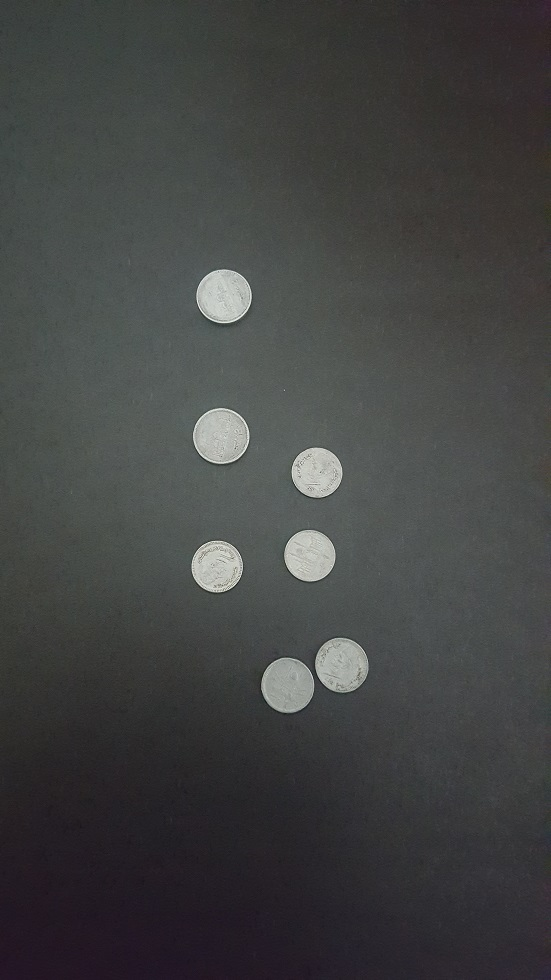
#> input picture Week 7 (GUI,segmentation,Hough Transform)/Media/M4/ncoin1.jpg, 551 x 980 px, found by its file name
$ jupyter execute '7.06 Watershed Algorithm.ipynb'   (older library calls are emulated)
#> lines starting #> are read from the running program, lines starting #| are printed output that depends on the picture; after the words box and inside, x2 and y2 are one past the last pixel; in counts of white or black regions, pixels touching at a corner belong together
#  <center> <font style="color:rgb(100,109,254)"> Watershed Algorithm </font> </center>

## <font style="color:rgb(134,19,348)">What is Watershed Algorithm: </font>

Watershed is a popular classic Image Segmentation Algorithm. You are already familiar with some segmentation techniques from basic image thresholding to Histogram back-projection, Grabcut, Color Segmentation, etc. Now all these approaches are fine and effective but with watershed you can even segment objects which are touching each other or overlapping.

##  <font style="color:rgb(134,19,348)"> How Watershed Algorithm Works: </font>

I'll give you a simple intuition of how watershed works, discussing it in detail is outside the scope of this notebook. Lets first recap what image segmentation is: In Image segmentation algorithms, the aim is to decide for each pixel where do they belong, meaning we have to distinguish between background and foreground pixels and even between individual object pixels.

Here's how the classic Watershed approach works:

We take a grayscale image, consider it as a topographic surface where the high intensity denotes peaks and hills and low intensity denotes valleys, Now you start flooding water (Filling these with marked labels to isolate them from others) from these peaks onto the valleys (local minimal for each object). Now before I elaborate on this, I would mention this approach gives over segmented results due to noise and irregularities in image. So instead We use **Marker Based Watershed Algorithm**,

##  <font style="color:rgb(134,19,348)"> Marker Based Watershed Algorithm </font>
Here we start with user defined markers, these markers are starting points of segmentation for watershed for each object in image. The markers are either defined manually via point-and-clicks or either automatically determined using heuristics such as thresholding and morphological operations etc.
*e.g. The coins on a clean paper can be easily segmented and their centers can be used as markers)*

Now taking the same coin example, as discussed previously when we have placed markers, they start flooding, (i.e. labeling outer areas) these are called valleys. This may continue to happen until the valleys of different markers reaches each other's peak.

### [Still confused, Here's another explanation on watershed with Animations](http://www.cmm.mines-paristech.fr/~beucher/wtshed.html#princip)

Now there is an implementation of watershed in Opencv but we will be using the watershed implementation in scikit-image as I feel its more intuitive, we will also be using `scipy` library so you can install these if you don't already have them.

```pip install scikit-image```

```pip install scipy```

## <font style="color:rgb(134,19,348)"> Watershed Implementation </font>

[cell 1]
import cv2
import matplotlib.pyplot as plt
import numpy as np

from scipy import ndimage
from skimage.feature import peak_local_max
from skimage.morphology import watershed

### <font style="color:rgb(134,19,348)"> Step 1: Smooth the Image: </font>

[cell 2]
img = cv2.imread('media/M4/ncoin1.jpg')
#> img is the input picture: shape (980, 551, 3); mean B, G, R 66.9, 67.4, 66.3
orig = img.copy()

# This smoothes our image and removes noise
smoothed = cv2.bilateralFilter(img,19,150,100)

plt.figure(figsize=[18,18])
plt.subplot(121);plt.imshow(orig[:,:,::-1]);plt.title("Original Image");plt.axis('off');
plt.subplot(122);plt.imshow(smoothed[:,:,::-1],cmap='gray');plt.title("Smooth Image");plt.axis('off');

### <font style="color:rgb(134,19,348)">Step 2: Threshold The Image </font>

[cell 3]
gray = cv2.cvtColor(smoothed,cv2.COLOR_BGR2GRAY)
_ , thresh = cv2.threshold(gray, 0, 255,cv2.THRESH_BINARY | cv2.THRESH_OTSU)
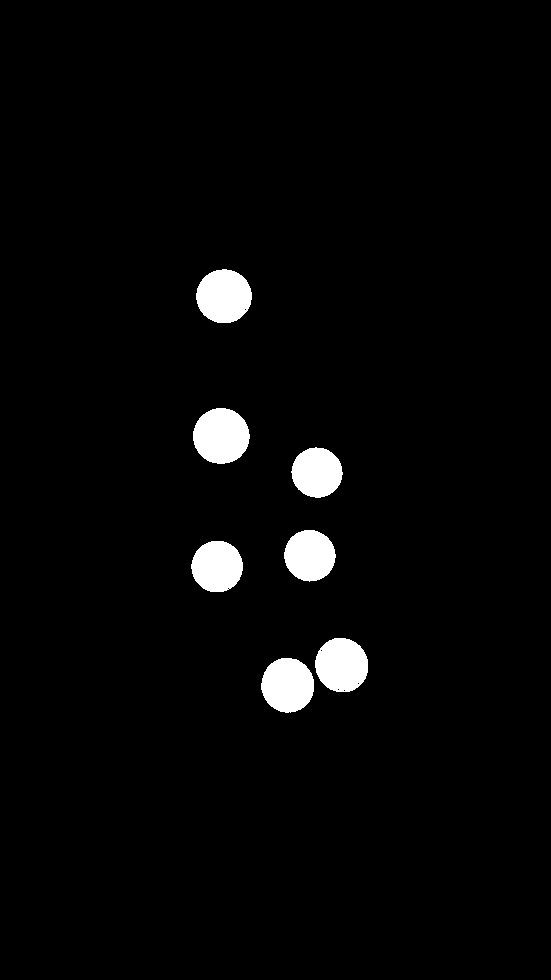
#> thresh: shape (980, 551); 2.9% white; 7 white regions, largest, box (x1, y1, x2, y2) and area: (193, 408, 250, 464) 2483, (196, 269, 252, 323) 2354, (261, 658, 314, 713) 2281

plt.imshow(thresh[:,:],cmap='gray');plt.title("Thresholded Image");plt.axis('off');

### <font style="color:rgb(134,19,348)">Step 3:  Compute Distance Map </font>

We will now compute the exact Euclidean distance from every binary pixel to the nearest zero pixel meaning we will find the Euclidean distance to the closest zero (i.e., background pixel) for each of the foreground pixels. The pixel which are the farthest from background are the peaks.

[cell 4]
distance_map = ndimage.distance_transform_edt(thresh)

# Displayig in plasma colormap, Peaks are the brightest, as they are farthest from any background pixel.
plt.figure(figsize=[10,10])
plt.imshow(distance_map[:,:],cmap='plasma');plt.title("Distance Map");plt.axis('off');

### <font style="color:rgb(134,19,348)">Step 4: Find Peaks </font>
We will now use `peak_local_max()` to find peaks.

```peak_local_max(image, min_distance=1, indices=True)```

**This function Find peaks ( Peaks are the local maxima ) in an image as coordinate list or boolean mask.**

- **labels:** (ndarray of ints), If provided, each unique region labels == value represents a unique region to search for peaks. Zero is reserved for background.
- **indices** (bool), If True, the output will be an array representing peak coordinates. If False, the output will be a boolean array shaped as image.shape with peaks present at True elements.
- **min_distance:** (int), Minimum number of pixels separating peaks in a region of 2 * min_distance + 1 (i.e. peaks are separated by at least min_distance). To find the maximum number of peaks, use min_distance=1.

[**See All available params for this method here**](https://scikit-image.org/docs/dev/api/skimage.feature.html#skimage.feature.peak_local_max)

[cell 5]
# Ensuring there is atleast a 8 pixel distance between each peak, you can change this value.
# We are also returning the result as the same shape as the input image.
localMax = peak_local_max(distance_map, indices=False, min_distance=8)
#> localMax: shape (980, 551) bool; 0% white in thin lines or dots, all inside (x1, y1, x2, y2) = (217, 296, 343, 686)
print("Total Peaks Detected: {}".format(sum(sum(localMax == True))))
#| Total Peaks Detected: 7

**See the number of detected peaks should match or at least be close to number of objects in our image**

The result of LocalMax looks something like below:

### <font style="color:rgb(134,19,348)">Step 5: Apply Connected Component Analysis (CCA) and labeling each peak separately. </font>
In the above step, a single object may have multiple peaks, in connected components analysis a kernel goes over the image and label connected peaks with the same labeled marker. Now each peak has a unique label, the background is labeled as 0.

```label, num_features = ndimage.label(input, structure=None)```

**Params:**

- **input:** An array-like object to be labeled. Any non-zero values in input are counted as features and zero values are considered the background.
- **structure:** A structuring element that defines feature connections. structure must be centrosymmetric. If no structuring element is provided, one is automatically generated with a squared connectivity equal to one.
- **labels:** An integer ndarray where each unique feature in input has a unique label in the returned array.
- **num_features:** How many objects were found.

 [Further details for this method are found here](https://docs.scipy.org/doc/scipy/reference/generated/scipy.ndimage.label.html)

[cell 6]
markers, _ = ndimage.label(localMax, structure=np.ones((3, 3)))
#> markers: shape (980, 551) int32; 8 distinct labels, from 0 to 7
print("List of All markers: {} ".format(np.unique(markers)))
#| List of All markers: [0 1 2 3 4 5 6 7]

**The output of the above function looks something like the following looks something like the following:**

**Visualizing Markers**
You can visualize some markers with below code.

[cell 7]
vismarkers = markers > 0

plt.figure(figsize=[10,10])
plt.imshow(vismarkers.astype('uint8'),cmap='gray');plt.title("Marker Image");plt.axis('off');

### <font style="color:rgb(134,19,348)">Step 6: Apply Watershed </font>
Now that we have the markers we can apply the watershed algorithm.

[```labels = watershed(image, markers=None, mask=None)```](https://docs.opencv.org/4.2.0/d7/d1b/group__imgproc__misc.html#ga3267243e4d3f95165d55a618c65ac6e1)

**markers:** int, or ndarray of int, same shape as `image`,The desired number of markers, or an array marking the basins with the values to be assigned in the label matrix. Zero means not a marker. If None (no markers given), the local minima of the image are used as markers.

**mask:** ndarray of bools or 0s and 1s,Array of same shape as image. Only points at which mask == True will be labeled.

**image:** ndarray (2-D, 3-D) of integers, Data array where the lowest value points are labeled first.

[You can get more information on watershed from skimage lib here](https://scikit-image.org/docs/dev/api/skimage.morphology.html#skimage.morphology.watershed)

[cell 8]
# Watershed uses the marker and thresholding info.
labels = watershed(-distance_map, markers, mask=thresh)
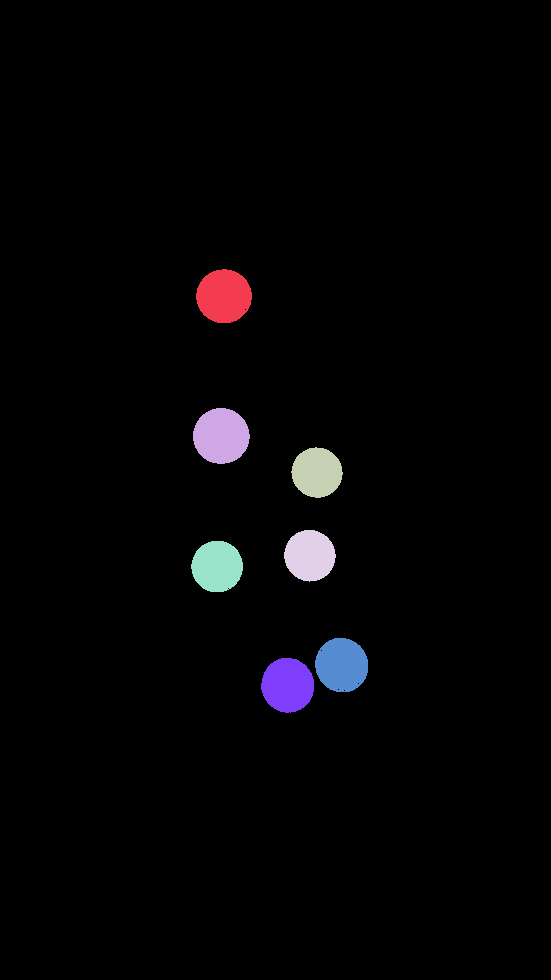
#> labels: shape (980, 551) int32; 8 distinct labels, from 0 to 7; one colour per label, 0 black

# -1 because 0 represents background label
print("No of unique segments found: {}".format(len(np.unique(labels)) - 1))
#| No of unique segments found: 7

**Note:** *Since this watershed function requires that our markers represent local minima (valleys) but our markers are local Maxima (peaks) so we put the negative distance map inside the watershed function*

The watershed function will return a matrix of labels, a ndarray with the same width and height as our input image.
where each pixel value will get label value, pixels that have the same label value belong to the same object.

**The output of watershed function looks something like the following:**

### <font style="color:rgb(134,19,348)">Step 7: Loop and Draw each Object:</font>
Now what we will do is pretty simple, for each label we will create an empty black image, and white color the part of the image that contains that label, then detect that object with contour detection (since it would already be white). Finally we will draw that contour. We will do this for each label (detected object).

[cell 9]
img = orig.copy()

# Start looping over each unique label
for label in np.unique(labels):

    # Ignore if label == 0 because its background.
    if label == 0:
        continue

    # Create a black image of same size as the image
    mask = np.zeros(gray.shape, dtype="uint8")
    # Turn the area white, wherever the target label appears
    mask[labels == label] = 255

    # Detect and grab the largest contour
    cnts,hierarchy = cv2.findContours(mask, cv2.RETR_EXTERNAL,cv2.CHAIN_APPROX_SIMPLE)
    c = max(cnts, key=cv2.contourArea)


    # Draw an enclosing circle around the contour, You can choose to draw a bounding box too.
    ((x, y), r) = cv2.minEnclosingCircle(c)
    cv2.circle(img, (int(x), int(y)), int(r), (200, 55, 0), 2)
    cv2.putText(img, "#{}".format(label), (int(x) - 10, int(y)),cv2.FONT_HERSHEY_SIMPLEX, 0.6, (0, 200, 55), 2)
#> this loop made 8 passes
#> (x, y, r) on passes 2 to 8: (223.5, 295.8, 27.72), (220.9, 435.6, 28.24), (316.5, 472.2, 25.55), (309.4, 555.2, 25.88), (216.8, 566.1, 25.86), (341.7, 664.5, 27.55), (287.3, 684.7, 27.43)
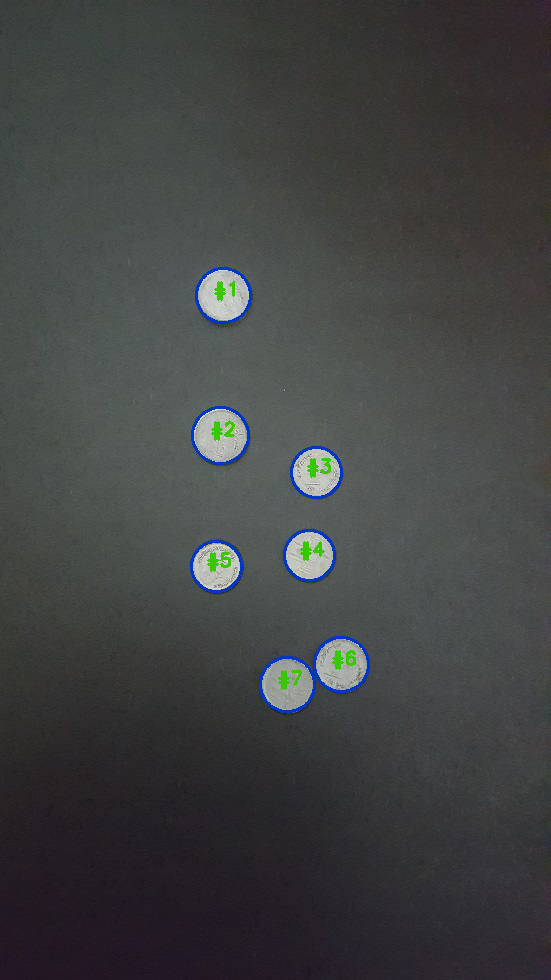
#> img: shape (980, 551, 3); 0.95% of pixels changed, all inside (x1, y1, x2, y2) = (190, 267, 370, 713)
#> mask: shape (980, 551); 0.42% white; 1 white region, box (x1, y1, x2, y2) and area: (261, 658, 314, 713) 2281

plt.figure(figsize=[10,10])
plt.imshow(img[:,:,::-1]);plt.title("Final Result");plt.axis('off');
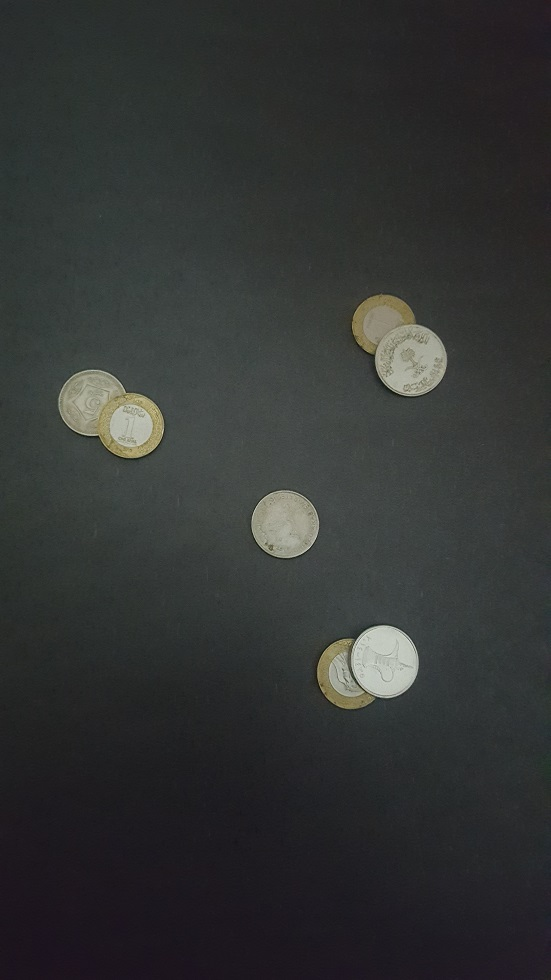
#> input picture Week 7 (GUI,segmentation,Hough Transform)/Media/M4/ncoin4.jpg, 551 x 980 px, found by its file name
#> further down, img is the input picture: shape (980, 551, 3); mean B, G, R 51.5, 52.4, 50.3

### <font style="color:rgb(134,19,348)"> Full Function </font>
Here is a function which does all the above

[cell 10]
def perform_watershed(img, vis=True):
#> called with vis = True
    orig = img.copy()
    smoothed = cv2.bilateralFilter(img,23,150,100)

    gray = cv2.cvtColor(smoothed,cv2.COLOR_BGR2GRAY)
    _ , thresh = cv2.threshold(gray, 80, 255,cv2.THRESH_BINARY | cv2.THRESH_OTSU)
#> thresh: shape (980, 551); 4.1% white; 4 white regions, box (x1, y1, x2, y2) and area: (58, 370, 164, 458) 6218, (317, 625, 419, 708) 6131, (352, 296, 447, 396) 6121, (251, 490, 319, 558) 3604

    distance_map = ndimage.distance_transform_edt(thresh)
    localMax = peak_local_max(distance_map, indices=False, min_distance=8)
#> localMax: shape (980, 551) bool; 0% white in thin lines or dots, all inside (x1, y1, x2, y2) = (93, 325, 412, 670)
    markers, _ = ndimage.label(localMax, structure=np.ones((3, 3)))
#> markers: shape (980, 551) int32; 8 distinct labels, from 0 to 7
    labels = watershed(-distance_map, markers, mask=thresh)
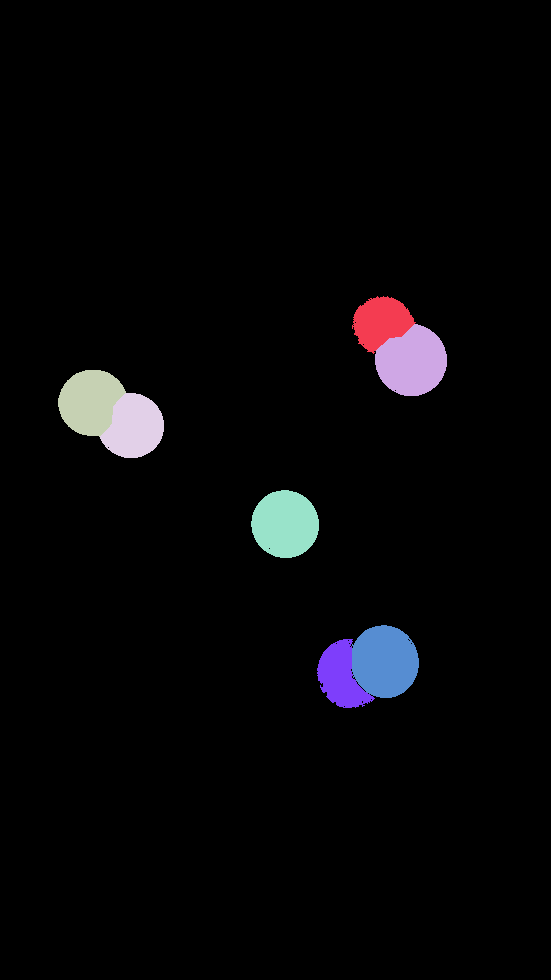
#> labels: shape (980, 551) int32; 8 distinct labels, from 0 to 7; one colour per label, 0 black

    for label in np.unique(labels):

        if label == 0:
            continue

        mask = np.zeros(gray.shape, dtype="uint8")
        mask[labels == label] = 255

        cnts,hierarchy = cv2.findContours(mask.copy(), cv2.RETR_EXTERNAL,cv2.CHAIN_APPROX_SIMPLE)
        c = max(cnts, key=cv2.contourArea)

        ((x, y), r) = cv2.minEnclosingCircle(c)
        cv2.circle(img, (int(x), int(y)), int(r), (200, 55, 0), 2)
        cv2.putText(img, "#{}".format(label), (int(x) - 10, int(y)),cv2.FONT_HERSHEY_SIMPLEX, 0.7, (0, 200, 55), 2)
#> this loop made 8 passes
#> (x, y, r) on passes 2 to 8: (383.5, 325, 31.64), (410.7, 359.6, 36.15), (92.3, 402.1, 34.54), (130.5, 425.5, 32.96), (285, 523.5, 34.08), (383.6, 661.4, 36.46), (350.5, 673, 34.95)
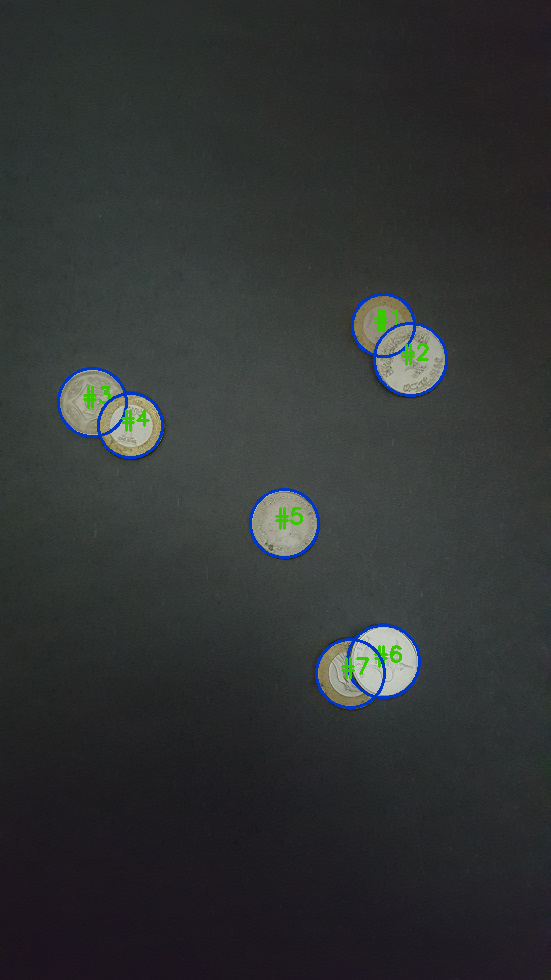
#> img: shape (980, 551, 3); 1.14% of pixels changed, all inside (x1, y1, x2, y2) = (57, 293, 448, 709)
#> mask: shape (980, 551); 0.42% white; 1 white region, box (x1, y1, x2, y2) and area: (317, 639, 375, 708) 2243

    if vis:
       plt.figure(figsize=[15,15])
       plt.subplot(121);plt.imshow(orig[:,:,::-1]);plt.title("Original");plt.axis('off');
       plt.subplot(122); plt.imshow(img[:,:,::-1]);plt.title("Final Result");plt.axis('off');

    else:
       return img

### <font style="color:rgb(134,19,348)"> Test out Different Images below: </font>
Try images, ncoin2.jpg, ncoin3.jpg, ncoin4.jpg

[cell 11]
img = cv2.imread('media/M4/ncoin4.jpg')
perform_watershed(img)
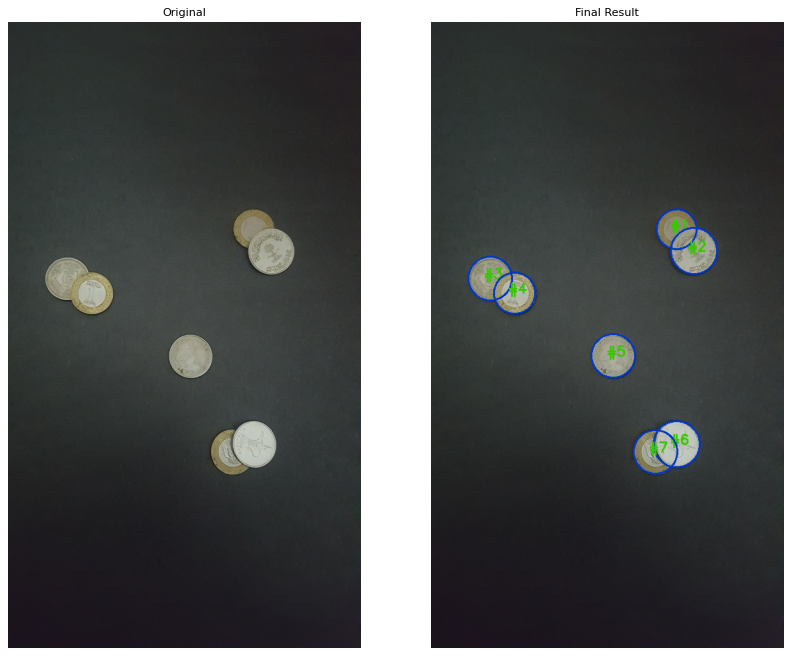
#> figure drawn by matplotlib, 2 panels
